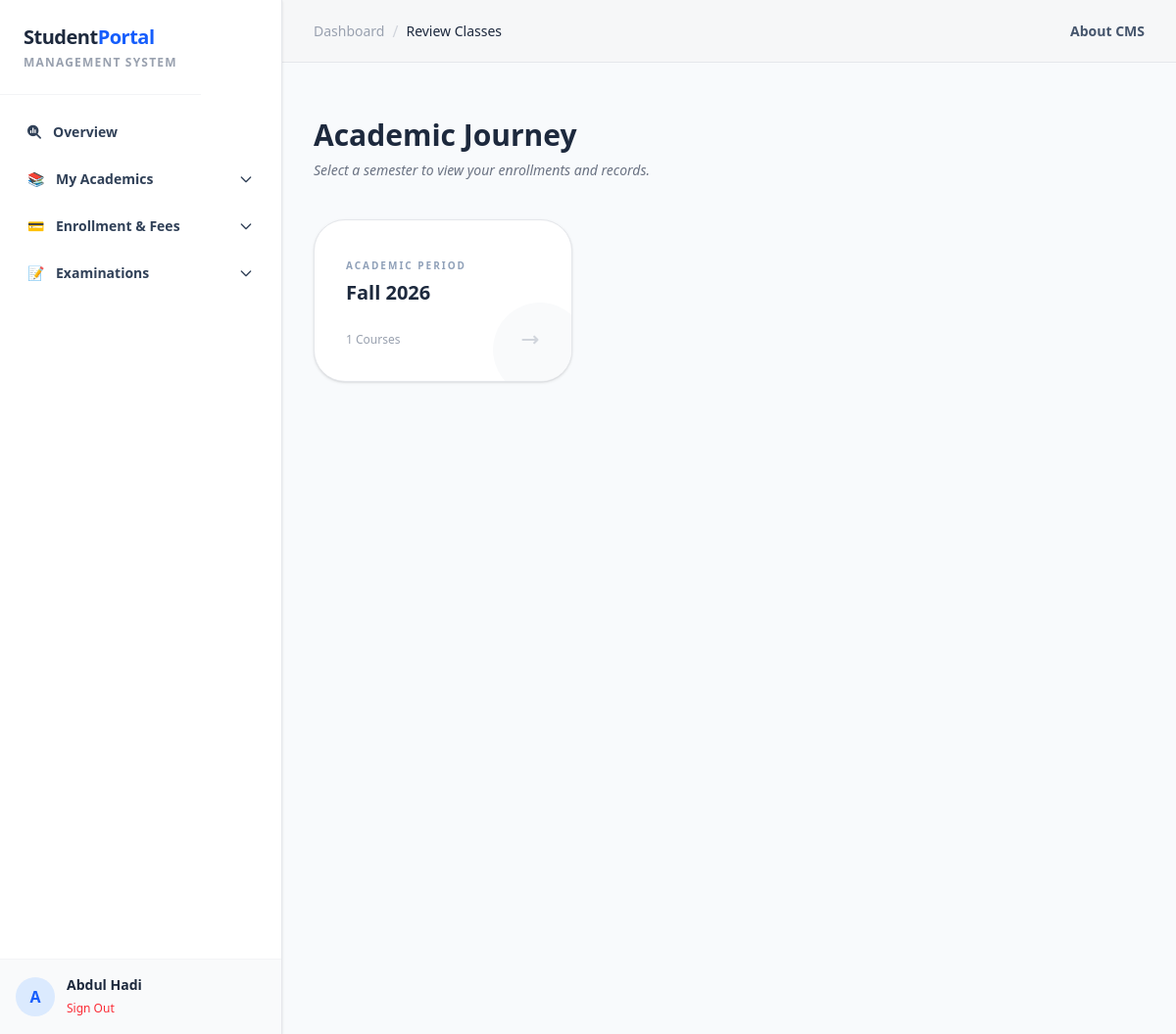
Page /student/dashboard/academics/review_classes (signed in) on the committed database.
### apps/accounts/models.py (models this page shows, shortened)
class CustomUser(AbstractUser):
    phone = models.CharField(max_length=30,unique=True,null=True, blank=True)
    birth_date = models.DateField(null=True,blank=True)

### apps/academics/models.py (models this page shows, shortened)
class Semester(models.Model):
    session_choices = (
        ('Fall','Fall'),
        ('Spring','Spring')
    )
    session = models.CharField(max_length=30, choices=session_choices)
    start_date = models.DateField()
    end_date = models.DateField()
    add_course_deadline = models.DateField(null=True, blank=True)
    drop_course_deadline = models.DateField(null=True, blank=True)
    fee_payment_deadline = models.DateField(null=True, blank=True)
    voucher_validity_days = models.PositiveSmallIntegerField(default=7)
    max_credit_hours = models.PositiveSmallIntegerField(null=True, blank=True)
    is_datesheet_published = models.BooleanField(default=False)
    is_admit_card_published = models.BooleanField(default=False)
    grading_deadline = models.DateTimeField(null=True, blank=True) # deadline for grades to be locked for the semester
    @property
    def get_sem(self):
        return f"{self.session} {self.start_date.year}"

### apps/academics/views/student_views.py (the view)
# urls.py: path('dashboard/academics/review_classes',student_course_review_page,name='review_classes_by_semester'),
@student_only
@login_required
def student_course_review_page(request):
    student = request.user.student_profile
    semesters = Semester.objects.filter(
        enrollments__student=student
    ).annotate(
        user_course_count=Count(
            'enrollments',
            filter=Q(enrollments__student=student,enrollments__status='active')
        )
    ).distinct().order_by('-start_date')
    return render(request, 'temps/academics/pages/StudentDashboard/My Academics/ReviewClassesBySemester.html',{'semesters':semesters,'page_name':'Review Classes'})

### apps/academics/permissions.py (called while the page is built)
def student_only(myview):
    @wraps(myview)
    def _wrapped(request, *args, **kwargs):
        if not request.user.is_authenticated:
            return redirect('accounts:login')
        if not hasattr(request.user,'student_profile'):
            return HttpResponseForbidden("Students Only")
        return myview(request, *args, **kwargs)
    return _wrapped

### apps/academics/templates/temps/academics/pages/StudentDashboard/My Academics/ReviewClassesBySemester.html (shortened to what this page needs)
{% extends 'BaseStudentDashboard.html'%}
{% block main_section %}
    {% if semesters %}
    <div class="max-w-5xl mx-auto py-10 px-6">
    <h1 class="text-3xl font-black text-slate-800 mb-2">Academic Journey</h1>
    <p class="text-gray-500 mb-10 text-sm italic">Select a semester to view your enrollments and records.</p>
    <div class="grid grid-cols-1 md:grid-cols-2 lg:grid-cols-3 gap-6">
        {% for semester in semesters %}
        <a href="{% url 'semester_details' semester_id=semester.id%}" class="group bg-white border border-gray-200 p-8 rounded-[2rem] shadow-sm hover:shadow-xl hover:border-slate-900 transition-all duration-300 relative overflow-hidden">
            <div class="relative z-10">
                <span class="text-[10px] font-black text-slate-400 uppercase tracking-[0.2em]">Academic Period</span>
                <h3 class="text-xl font-bold text-slate-800 mt-1 group-hover:text-slate-900">{{ semester.get_sem }}</h3>
                <div class="mt-6 flex items-center justify-between">
                    <span class="text-xs font-medium text-gray-400">{{ semester.user_course_count }} Courses</span>
                    <svg class="w-5 h-5 text-gray-300 group-hover:text-slate-900 transform group-hover:translate-x-1 transition-transform" fill="none" stroke="currentColor" viewBox="0 0 24 24"><path stroke-linecap="round" stroke-linejoin="round" stroke-width="2.5" d="M17 8l4 4m0 0l-4 4m4-4H3"></path></svg>
                </div>
            </div>
            <div class="absolute -right-4 -bottom-4 w-24 h-24 bg-gray-50 rounded-full group-hover:bg-slate-50 transition-colors"></div>
        </a>
        {% endfor %}
    </div>
</div>
{%endif %}
{% endblock %}

### templates/comps/StudentDashboard/sidebar.html (shortened to what this page needs)
{% load static %}
{% block sidebar %}
<aside id='sidebar' class="hidden md:flex flex-col bg-white border-r border-gray-200 fixed top-0 left-0 h-screen w-72 shadow-sm z-100">
    <div class="flex flex-row justify-between">
        <div class="p-6 border-b border-gray-100">
            <h1 class="text-xl font-bold text-slate-800 tracking-tight">Student<span class="text-blue-600">Portal</span></h1>
            <p class="text-xs text-gray-400 uppercase tracking-widest font-semibold mt-1">Management System</p>
        </div>
    </div>
    <div class="flex-1 overflow-y-auto py-4 px-3 space-y-1">
            <a href="{% url 'student_dashboard' %}" class="submenu-toggle w-full flex items-center justify-between px-4 py-3 text-sm font-semibold text-slate-700 hover:bg-gray-50 rounded-lg transition-all group">
                <div class="flex items-center">
                    <span class="fa-solid fa-magnifying-glass-chart mr-3"></span>
                     Overview
                </div>
            </a>
        <div class="menu-group">
            <button class="submenu-toggle w-full flex items-center justify-between px-4 py-3 text-sm font-semibold text-slate-700 hover:bg-gray-50 rounded-lg transition-all group">
                <div class="flex items-center">
                    <span class="mr-3">📚</span> My Academics
                </div>
                <svg class="w-4 h-4 transform transition-transform duration-200 arrow" fill="none" stroke="currentColor" viewBox="0 0 24 24"><path stroke-linecap="round" stroke-linejoin="round" stroke-width="2" d="M19 9l-7 7-7-7"></path></svg>
            </button>
        </div>
        <div class="menu-group">
            <button class="submenu-toggle w-full flex items-center justify-between px-4 py-3 text-sm font-semibold text-slate-700 hover:bg-gray-50 rounded-lg transition-all">
                <div class="flex items-center">
                    <span class="mr-3">💳</span> Enrollment & Fees
                </div>
                <svg class="w-4 h-4 transform transition-transform duration-200 arrow" fill="none" stroke="currentColor" viewBox="0 0 24 24"><path stroke-linecap="round" stroke-linejoin="round" stroke-width="2" d="M19 9l-7 7-7-7"></path></svg>
            </button>
        </div>
        <div class="menu-group">
            <button class="submenu-toggle w-full flex items-center justify-between px-4 py-3 text-sm font-semibold text-slate-700 hover:bg-gray-50 rounded-lg transition-all">
                <div class="flex items-center">
                    <span class="mr-3">📝</span> Examinations
                </div>
                <svg class="w-4 h-4 transform transition-transform duration-200 arrow" fill="none" stroke="currentColor" viewBox="0 0 24 24"><path stroke-linecap="round" stroke-linejoin="round" stroke-width="2" d="M19 9l-7 7-7-7"></path></svg>
            </button>
        </div>
    </div>
    <div class="p-4 border-t border-gray-100 bg-gray-50">
        <div class="flex items-center">
            <div class="w-10 h-10 rounded-full bg-blue-100 flex items-center justify-center text-blue-600 font-bold">
                {{ request.user.first_name|first }}
            </div>
            <div class="ml-3">
                <p class="text-sm font-bold text-slate-800">{{ request.user.get_full_name }}</p>
                <a href="{% url 'accounts:logout' %}" class="text-xs text-red-500 hover:underline">Sign Out</a>
            </div>
        </div>
    </div>
</aside>
{% endblock %}

### rows in the picture
CustomUser: user.first_name|first "A", user.get_full_name "Abdul Hadi"
Semester: get_sem "Fall 2026", user_course_count "1"

### other values in the picture
{{ page_name }} "Review Classes"
